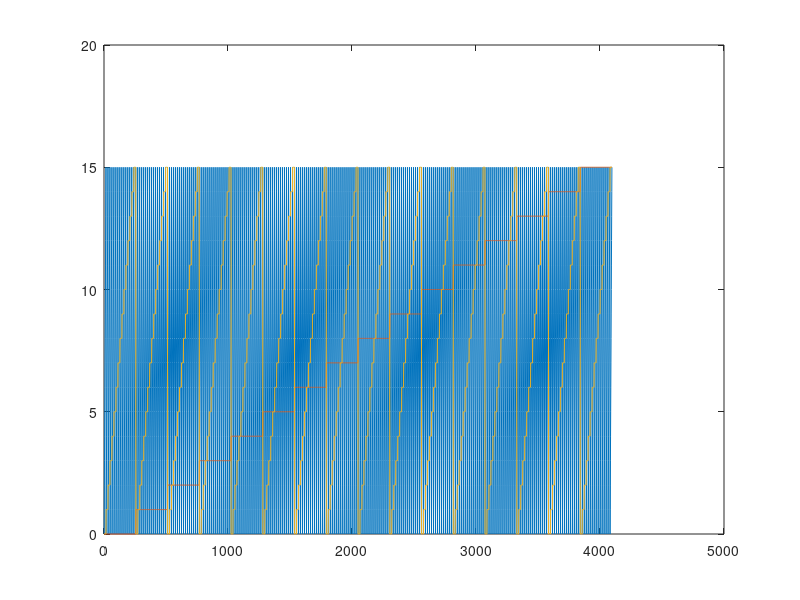

Reproduce this figure in MATLAB.

t = []
b = []
c = []
a = []
i = 0
j = 0
for i=0:15
    for j=0:15
        a = [a,0:15];
        b = [b,i*ones(1,16)];
        c = [c,j*ones(1,16)];
    end
end

plot(a)
hold on
plot(b)
plot(c)